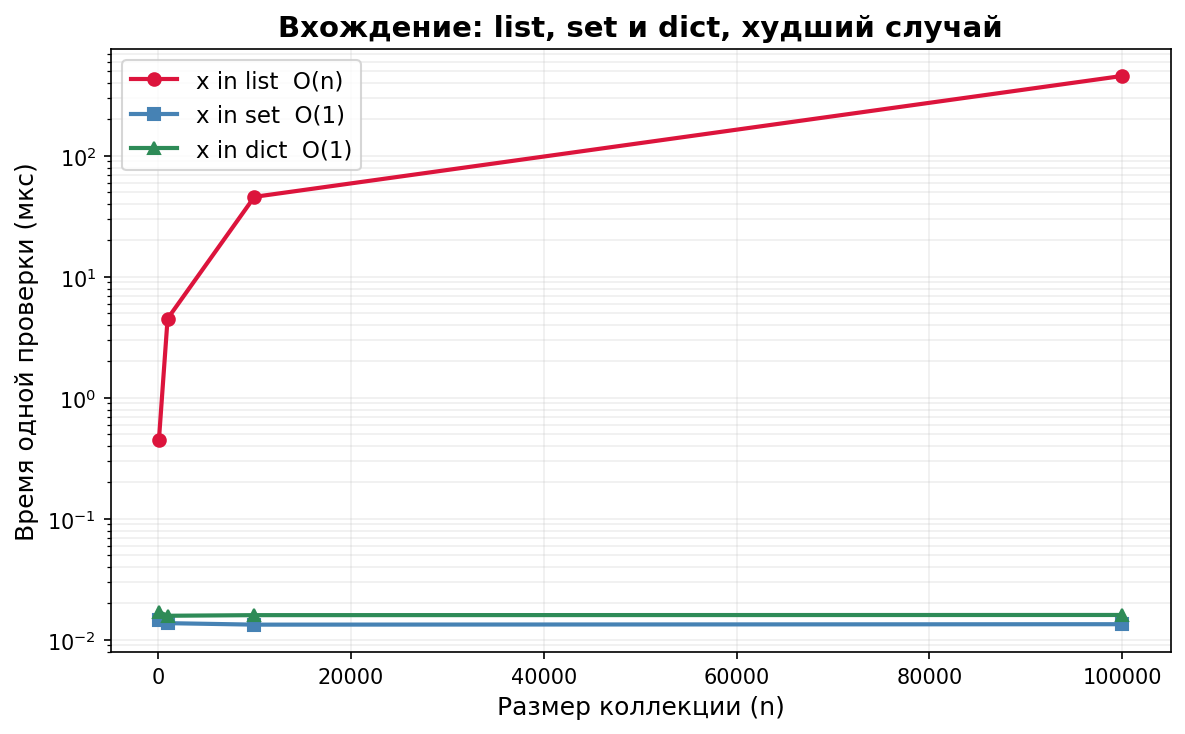

Python code for this plot:
import timeit

import matplotlib

matplotlib.use("Agg")
import matplotlib.pyplot as plt

print("hw-6.01 20.11.2026")

sizes = [100, 1_000, 10_000, 100_000]
target = -1
number = 1000
repeat = 5

time_list = []
time_set = []
time_dict = []

print("Поиск элемента, которого нет в коллекции. target =", target)
print(f"timeit: number={number}, repeat={repeat}, берём минимум.")
print()

for n in sizes:
    data_list = list(range(n))
    data_set = set(range(n))
    data_dict = {i: i for i in range(n)}

    times_list = timeit.repeat(
        "target in data_list",
        globals={"target": target, "data_list": data_list},
        number=number,
        repeat=repeat,
    )
    times_set = timeit.repeat(
        "target in data_set",
        globals={"target": target, "data_set": data_set},
        number=number,
        repeat=repeat,
    )
    times_dict = timeit.repeat(
        "target in data_dict",
        globals={"target": target, "data_dict": data_dict},
        number=number,
        repeat=repeat,
    )

    best_list = min(times_list) / number * 1_000_000
    best_set = min(times_set) / number * 1_000_000
    best_dict = min(times_dict) / number * 1_000_000
    time_list.append(best_list)
    time_set.append(best_set)
    time_dict.append(best_dict)

    print(
        f"n={n:<7}  list={best_list:10.3f} мкс   "
        f"set={best_set:8.3f} мкс   "
        f"dict={best_dict:8.3f} мкс   "
        f"set быстрее list в {best_list / best_set:.1f} раз   "
        f"dict быстрее list в {best_list / best_dict:.1f} раз"
    )

fig, ax = plt.subplots(figsize=(8, 5))
ax.plot(sizes, time_list, "o-", color="crimson", linewidth=2, label="x in list  O(n)")
ax.plot(sizes, time_set, "s-", color="steelblue", linewidth=2, label="x in set  O(1)")
ax.plot(sizes, time_dict, "^-", color="seagreen", linewidth=2, label="x in dict  O(1)")
ax.set_xlabel("Размер коллекции (n)", fontsize=12)
ax.set_ylabel("Время одной проверки (мкс)", fontsize=12)
ax.set_title("Вхождение: list, set и dict, худший случай", fontsize=14, fontweight="bold")
ax.set_yscale("log")
ax.legend(fontsize=11)
ax.grid(True, which="both", alpha=0.2)
plt.tight_layout()
fig.savefig("hw-6.01 20.11.2026.png", dpi=150, bbox_inches="tight")
print()
print("График сохранён: hw-6.01 20.11.2026.png")
print("Вывод: list на лог-шкале растёт вместе с n, это худший случай O(n), потому что числа -1 в списке нет.")
print("set и dict почти горизонтальные: поиск по хеш-таблице не зависит от длины.")
print("dict чуть тяжелее set, потому что хранит и ключ, и значение, но на графике это почти незаметно.")
